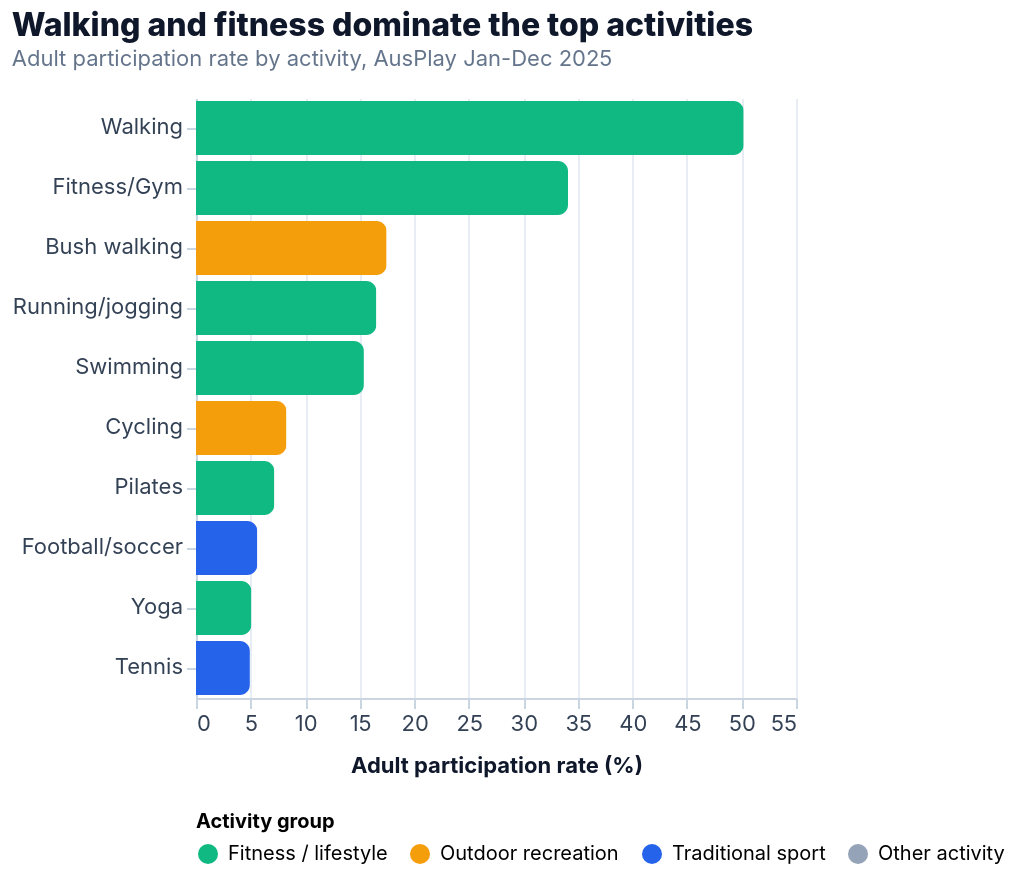

This figure's Vega-Lite source:
### Vega-Lite specification from a JSON file in a GitHub repository (floating-point values rounded to 4 significant figures)
{"$schema": "https://vega.github.io/schema/vega-lite/v5.json", "background": "transparent", "config": {"view": {"stroke": null}, "axis": {"labelFont": "Inter, Arial, sans-serif", "titleFont": "Inter, Arial, sans-serif", "labelColor": "#334155", "titleColor": "#0f172a", "gridColor": "#e8edf4", "domainColor": "#cbd5e1", "tickColor": "#cbd5e1", "labelFontSize": 11, "titleFontSize": 11, "titlePadding": 10}, "legend": {"labelFont": "Inter, Arial, sans-serif", "titleFont": "Inter, Arial, sans-serif", "orient": "bottom", "labelLimit": 180, "labelFontSize": 10, "titleFontSize": 10, "symbolType": "circle"}, "title": {"font": "Inter, Arial, sans-serif", "fontSize": 16, "fontWeight": 800, "subtitleFont": "Inter, Arial, sans-serif", "subtitleFontSize": 11, "anchor": "start", "color": "#0f172a", "subtitleColor": "#64748b", "offset": 14}, "bar": {"cornerRadiusEnd": 5}, "range": {"category": ["#0f766e", "#2563eb", "#f59e0b", "#db2777", "#8b5cf6", "#14b8a6", "#64748b"]}}, "title": {"text": "Walking and fitness dominate the top activities", "subtitle": "Adult participation rate by activity, AusPlay Jan-Dec 2025"}, "data": {"values": [{"activity": "Walking", "raw_activity": "Walking (Recreational)", "activity_group": "Fitness / lifestyle", "participation_rate_pct": 50.2, "estimated_participants": 11363621, "rank": 1}, {"activity": "Fitness/Gym", "raw_activity": "Fitness/Gym", "activity_group": "Fitness / lifestyle", "participation_rate_pct": 34.1, "estimated_participants": 7719043, "rank": 2}, {"activity": "Bush walking", "raw_activity": "Bush walking", "activity_group": "Outdoor recreation", "participation_rate_pct": 17.47, "estimated_participants": 3953952, "rank": 3}, {"activity": "Running/jogging", "raw_activity": "Running/jogging", "activity_group": "Fitness / lifestyle", "participation_rate_pct": 16.53, "estimated_participants": 3740484, "rank": 4}, {"activity": "Swimming", "raw_activity": "Swimming", "activity_group": "Fitness / lifestyle", "participation_rate_pct": 15.39, "estimated_participants": 3483472, "rank": 5}, {"activity": "Cycling", "raw_activity": "Cycling", "activity_group": "Outdoor recreation", "participation_rate_pct": 8.29, "estimated_participants": 1877339, "rank": 6}, {"activity": "Pilates", "raw_activity": "Pilates", "activity_group": "Fitness / lifestyle", "participation_rate_pct": 7.18, "estimated_participants": 1625325, "rank": 7}, {"activity": "Football/soccer", "raw_activity": "Football/soccer", "activity_group": "Traditional sport", "participation_rate_pct": 5.62, "estimated_participants": 1273027, "rank": 8}, {"activity": "Yoga", "raw_activity": "Yoga", "activity_group": "Fitness / lifestyle", "participation_rate_pct": 5.07, "estimated_participants": 1148005, "rank": 9}, {"activity": "Tennis", "raw_activity": "Tennis", "activity_group": "Traditional sport", "participation_rate_pct": 4.94, "estimated_participants": 1118407, "rank": 10}]}, "width": "container", "height": {"step": 30}, "mark": {"type": "bar", "tooltip": true}, "encoding": {"y": {"field": "activity", "type": "nominal", "sort": "-x", "title": null, "axis": {"labelLimit": 150}}, "x": {"field": "participation_rate_pct", "type": "quantitative", "title": "Adult participation rate (%)"}, "color": {"field": "activity_group", "type": "nominal", "title": "Activity group", "scale": {"domain": ["Fitness / lifestyle", "Outdoor recreation", "Traditional sport", "Other activity"], "range": ["#10b981", "#f59e0b", "#2563eb", "#94a3b8"]}}, "tooltip": [{"field": "activity", "title": "Activity"}, {"field": "activity_group", "title": "Group"}, {"field": "participation_rate_pct", "title": "Participation rate (%)", "format": ".1f"}, {"field": "estimated_participants", "title": "Estimated adult participants", "format": ","}]}}
